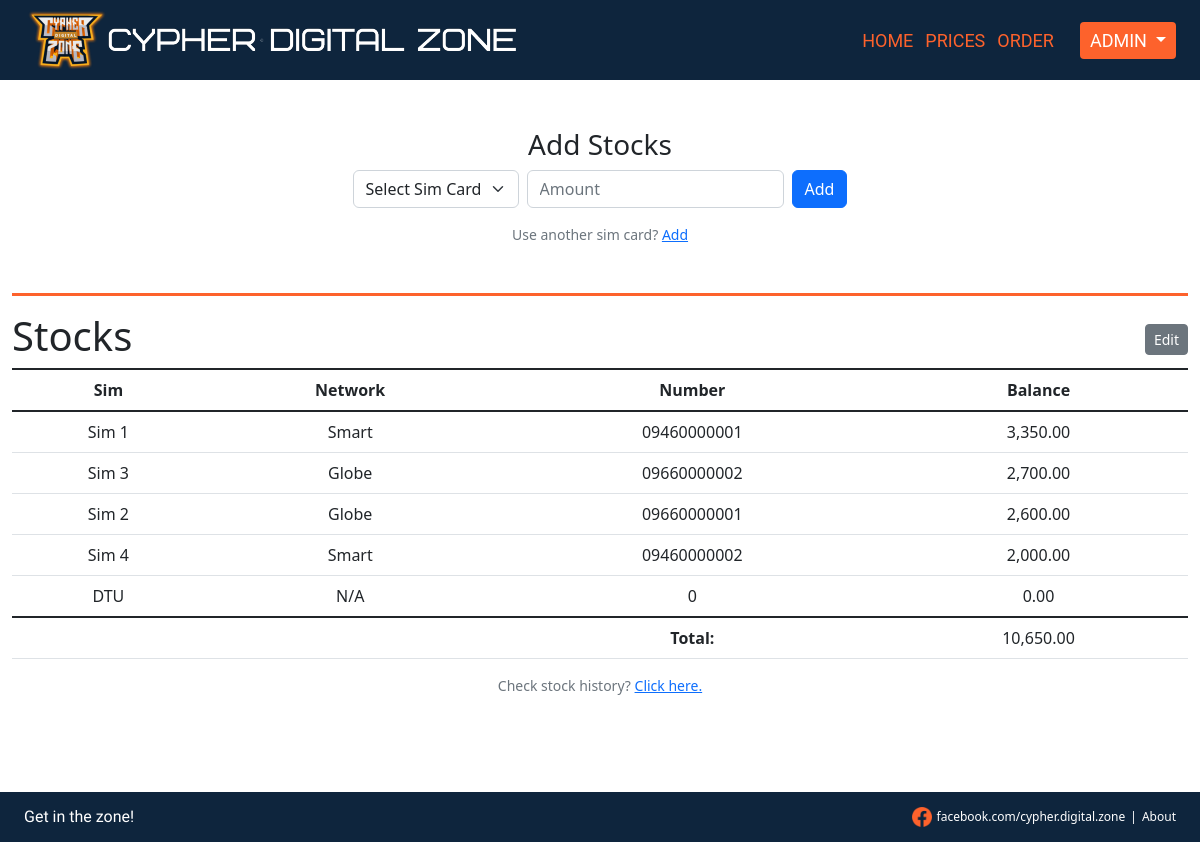
The app's page /stocks (signed in) with its own data.
### tables this page shows
CREATE TABLE stocks (
    stock_id INTEGER PRIMARY KEY AUTOINCREMENT,
    user_id INTEGER NOT NULL,
    network TEXT NOT NULL,
    sim_name TEXT UNIQUE NOT NULL,
    sim_number TEXT UNIQUE NOT NULL,
    balance NUMERIC NOT NULL,
    date_added DATETIME NOT NULL,
    FOREIGN KEY (user_id) REFERENCES users(id)
);

### app.py (the view)
@app.route("/stocks", methods=["GET", "POST"])
@login_required
def stocks():
    if request.method == "POST":
        amount = request.form.get("amount")
        stock_id = request.form.get("stock_id")
        user_id = session["user_id"]
        date = datetime.datetime.now()
        transaction_type = "Load"
        if not stock_id:
            flash("Select sim card!")
            return redirect("/stocks")
        if not amount:
            flash("Enter amount!")
            return redirect("/stocks")
        current_bal_db = db.execute("SELECT balance FROM stocks WHERE user_id=? AND stock_id=?", user_id, stock_id)
        current_bal = current_bal_db[0]["balance"]
        amount_int = int(amount)
        new_bal = current_bal + amount_int
        db.execute("UPDATE stocks SET balance=? WHERE user_id=? AND stock_id=?", new_bal, user_id, stock_id)
        db.execute("INSERT INTO history (stock_id, load_amount, transaction_type, date) VALUES(?, ?, ?, ?)", stock_id, amount, transaction_type, date)
        flash("Added successfully!")
        return redirect("/stocks")
    else:
        toggle = request.args.get("toggle")
        user_id = session["user_id"]
        sim_user = db.execute("SELECT sim_name, stock_id FROM stocks WHERE user_id = ?", user_id)
        stocks = db.execute("SELECT sim_name, network, sim_number, stock_id, balance FROM stocks WHERE user_id=? ORDER BY balance DESC", user_id)
        username_db = db.execute("SELECT username FROM users WHERE id = ?", user_id)
        username = username_db[0]["username"]
        total_bal_db = db.execute("SELECT SUM(balance) FROM stocks WHERE user_id = ?", user_id)
        total_bal = total_bal_db[0]["SUM(balance)"]
        return render_template("stocks.html", toggle = toggle, database = stocks, sim_names = sim_user, username = username, total_bal = total_bal)

### app.py (called while the page is built)
def dec(value):
    try:
        return f"{abs(value):,.2f}"
    except:
        return (value)

def login_required(f):
    @wraps(f)
    def decorated_function(*args, **kwargs):
        if session.get("user_id") is None:
            return redirect("/")
        return f(*args, **kwargs)
    return decorated_function

### templates/stocks.html (shortened to what this page needs)
{% extends "layout.html" %}
{% block main %}
    <h3>Add Stocks</h3>
    <form action="/stocks" class="alignForm" method="post">
        <div class="mx-1">
            <select name="stock_id" class="form-select form-control mx-auto" >
                <option disabled selected> Select Sim Card</option>
            </select>
        </div>
        <div class="mx-1">
            <input autocomplete="off" class="form-control mx-auto w-auto" name="amount" placeholder="Amount" type="text">
        </div>
        <button class="submitButton btn btn-primary mx-1" type="submit">Add</button>
    </form>
    <div class="mt-3 mb-5 small text-center text-muted">
        Use another sim card? <a href="/addSim">Add</a>
    </div>
    <div class="line"></div>
    <div class="editContainer1 mt-3">
        <h1 class="center">Stocks</h1>
        <div>
            {% if not toggle %}<a href="/stocks?toggle=edit"><button type="button" class="btn btn-secondary btn-sm">Edit</button></a>{% endif %}
        </div>
    </div>
    <table class="table">
        <thead class="table-group-divider">
            <tr>
                <th scope="col">Sim</th>
                <th scope="col">Network</th>
                <th scope="col">Number</th>
                <th scope="col">Balance</th>
            </tr>
        </thead>
        <tbody class="table-group-divider">
            {% for row in database %}
                <tr>
                    <td>{{ row["sim_name"] }}</td>
                    <td>{{ row["network"] }}</td>
                    <td>{{ row["sim_number"] }}</td>
                    <td>{{ row["balance"] | dec }} </td>
                </tr>
            {% endfor %}
        </tbody>
        <tfoot class="table-group-divider">
            <tr>
                <td></td>
                <td></td>
                <th>Total:</th>
                <td>{{ total_bal | dec  }}</td>
            </tr>
        </tfoot>
    </table>
    <div class="mt-3 mb-5 small text-center text-muted">
        Check stock history? <a href="/history">Click here.</a>
    </div>
{% endblock %}

### static/styles.css (style rules this page uses)
html { height: 100vh; }
body { display: flex; flex-direction: column; justify-content: space-between; min-height: 100% }
.alignForm { align-items: center; display: flex; justify-content: center; }
.line { background-color: #FD622C; height: 3px; }
.editContainer1 { align-items:center; display: flex; justify-content: space-between; }

### records on screen
stocks: sim_name "Sim 1", network "Smart", sim_number "09460000001", balance|dec "3,350.00"
stocks: sim_name "Sim 3", network "Globe", sim_number "09660000002", balance|dec "2,700.00"
stocks: sim_name "Sim 2", network "Globe", sim_number "09660000001", balance|dec "2,600.00"
stocks: sim_name "Sim 4", network "Smart", sim_number "09460000002", balance|dec "2,000.00"
stocks: sim_name "DTU", network "N/A", sim_number "0", balance|dec "0.00"

### other values on screen
{{ total_bal | dec }} "10,650.00"
